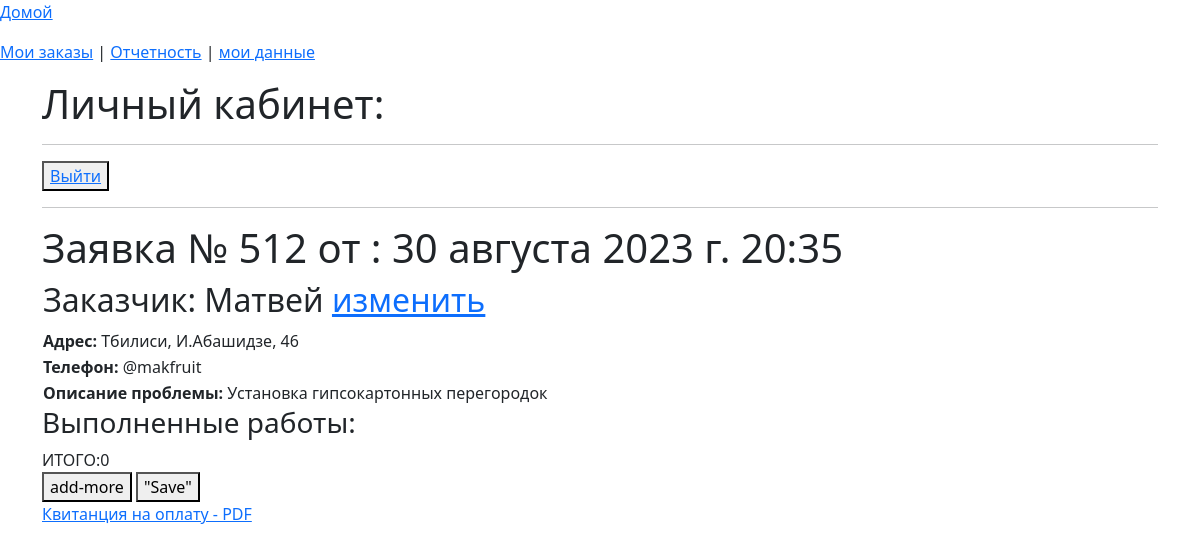
Page /invoice/512 on the committed database.
### app_site/models.py (models this page shows)
class OrderList(models.Model):
    time_in = models.DateTimeField(auto_now_add=True, verbose_name='Дата заказа')
    time_out = models.DateTimeField(null=True, blank=True, verbose_name='Дата выполнения')
    repairer_id = models.ForeignKey(User, on_delete=models.SET_NULL, null=True, blank=True,
                                    verbose_name='Мастер', default='', )
    price = models.DecimalField(decimal_places=2, max_digits=7, null=True, blank=True, verbose_name='Стоимость работ')
    text_order = models.CharField(max_length=1500, verbose_name='Описание проблемы', blank=True, null=True)
    customer_name = models.CharField(max_length=50, verbose_name='Ваше имя')
    customer_phone = models.CharField(max_length=16, verbose_name='Номер телефона')
    customer_code = models.CharField(max_length=16, verbose_name='Код организации', blank=True, null=True)
    address_city = models.CharField(max_length=2, choices=CITY_CHOICES, default='TB', null=True, blank=True,
                                    verbose_name='Город')
    order_status = models.CharField(max_length=3, choices=ORDER_STATUS, default='BEG', null=True, blank=True,
                                    verbose_name='Статус заказа')
    address_street_app = models.CharField(max_length=150, verbose_name='Улица', null=True, blank=True)
    address_num = models.CharField(max_length=10, verbose_name='Номер дома', null=True, blank=True)
    services = models.ManyToManyField('Service', through='Invoice')

### app_site/views.py (the view, shortened to what this page needs)
# urls.py: path('invoice/<int:order_pk>', InvoiceCreate.as_view(), name='invoice'),
class InvoiceCreate(FormView):
    template_name = 'invoice.html'
    context_object_name = 'invoice'
    def get_form(self, form_class=None):
        InvoiceFormSet = modelformset_factory(Invoice, form=InvoiceForm, extra=0)
        formset = InvoiceFormSet(queryset=Invoice.objects
                                 .filter(order_id=self.kwargs.get('order_pk'))
                                 .select_related('service_id')
                                 .defer('service_id__type')
                                 )
        return formset
    def get_context_data(self, **kwargs):
        context = super().get_context_data()
        b = get_info1(self.kwargs.get('order_pk'))
        if b.order_status == 'SND':
            b.order_status = 'RCV'
            b.save()
        context['info'] = b
        return context

### app_site/models.py (called while the page is built)
    def __str__(self):
        return f"{self.name}"

### app_site/templatetags/custom_filters.py (called while the page is built)
@register.filter()
def choice_tag(value, A):
    try:
        if A == 'city':
            a = dict(CITY_CHOICES)
        elif A == 'status_order':
            a = dict(ORDER_STATUS)
        elif A == 'month':
            a = dict(MONTH)
        return f'{a[value]}'
    except KeyError:
        return f''

### app_site/views.py (called while the page is built)
def get_info1(spk: int):
    return OrderList.objects.get(pk=spk)

### templates/invoice.html (shortened to what this page needs)
{% extends 'flatpages/default_user.html' %}
{% load custom_filters %}
{% load custom_tags %}
{% block body %}
<hr>
<button> <a href="/app/logout/">Выйти</a> </button>
<hr>
    <h1>Заявка № {{ info.id }} от : {{ info.time_in }}</h1>
    <table width="700"><tr>
        <td><h2>Заказчик: {{ info.customer_name }}  <a href="../list_order/update/{{ info.pk}}">изменить</a></h2></td>
    </tr>
        <tr>
        <td><b>Адрес: </b>{{ info.address_city|choice_tag:'city' }}, {{ info.address_street_app }}, {{ info.address_num }}</td>
    </tr>
    <tr>
         <td><b>Телефон:</b> {{ info.customer_phone }}</td>
    </tr>
    <tr>
         <td><b>Описание проблемы:</b> {{ info.text_order }}</td>
    </tr>
    </table>
<h3>Выполненные работы: </h3>
<form action="" method="post" id="id_form">
    <span id="total"></span><br>
    <button id="add-more" type="button">add-more</button>
    <button type="submit"> "Save" </button>
</form>
<a href="pdf/{{ info.id }}">Квитанция на оплату - PDF</a>
{% endblock body %}

### rows in the picture
OrderList: id "512", time_in "30 августа 2023 г. 20:35", customer_name "Матвей", address_city|choice_tag "Тбилиси", address_street_app "И.Абашидзе", address_num "46", customer_phone "@makfruit", text_order "Установка гипсокартонных перегородок"
